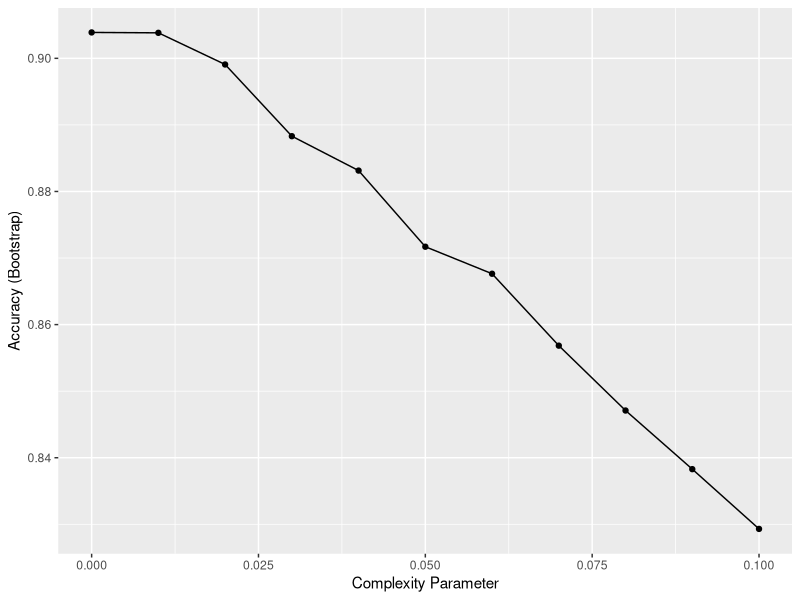
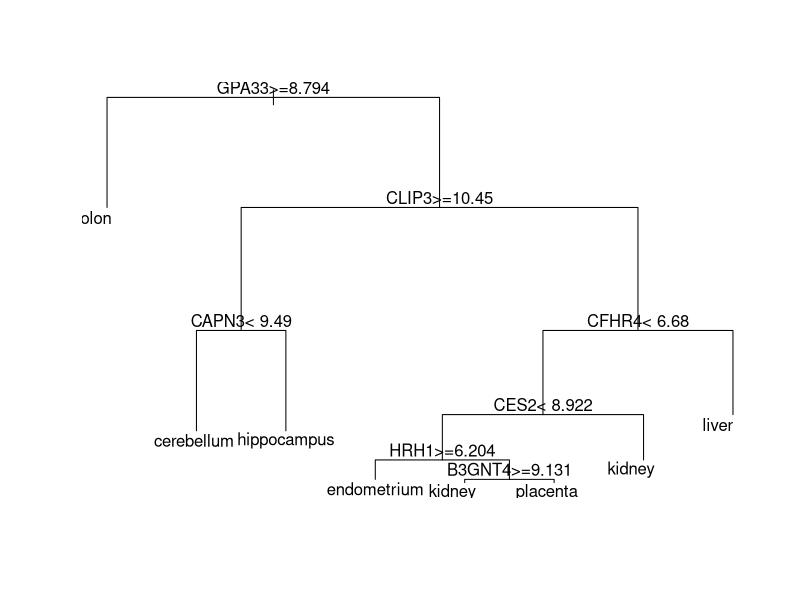

Generate these figures, in order, with R:
#Use the rpart function to fit a classification tree to the 
#tissue_gene_expression dataset.

#Use the train function to estimate the accuracy.
#Try out cp values of seq(0, 0.1, 0.01)
#Plot the accuracies to report the results of the best model. 
#Which value of cp gives the highest accuracy

library(caret)
library(dslabs)
library(rpart)

#set.seed(1991)
#data("tissue_gene_expression")

#fit <- with(tissue_gene_expression, train(x, y, method = "rpart",
#            tuneGrid = data.frame(cp = seq(0,0.1,0.01))))
#ggplot(fit)

#Note that there are only 6 placentas in the dataset
#By default, rpart requires 20 observations before splitting a node
#allow rpart to split any node by using the argument control 
#= rpart.control(minsplit = 0)
#Look at the confusion matrix again to determine whether the accuracy increases
set.seed(1991)
data("tissue_gene_expression")
fit_rpart <- with(tissue_gene_expression,
                  train(x, y, method ="rpart",
                        tuneGrid = data.frame(cp = seq(0,0.1,0.01)),
                        control = rpart.control(minsplit = 0)))
ggplot(fit_rpart)

#What is the accuracy
confusionMatrix(fit_rpart)

#Which gene is at the first split
plot(fit_rpart$finalModel)
text(fit_rpart$finalModel)

#Use the train function and the rf method to train a Random Forest
#Try out values of mtry ranging from seq(50, 200, 25)
#use the following argument: nodesize = 1
#What value of mtry maximizes accuracy

#set.seed(1991)
#library(randomForest)
#fit <- with(tissue_gene_expression,
#            train(x, y, method = "rf",
#                  nodesize = 1,
#                  tuneGrid = data.frame(mtry = seq(50, 200, 25))))
#ggplot(fit)

#imp <- varimp(fit)

#The rpart model we ran above produced a tree that used just seven predictors
#Extracting the predictor names is not straightforward, but can be done
#If the output of the call to train was fit_rpart, we can extract the names like this:

#tree_terms <- as.character(unique(fit_rpart$finalModel$frame$var[!(fit_rpart$finalModel$frame$var == "<leaf>")]))
#tree_terms

#find rank and importance
#data_frame(term = rownames(imp$importance), 
#           importance = imp$importance$Overall) %>%
#  mutate(rank = rank(-importance)) %>% arrange(desc(importance)) %>%
#  filter(term %in% tree_terms)
